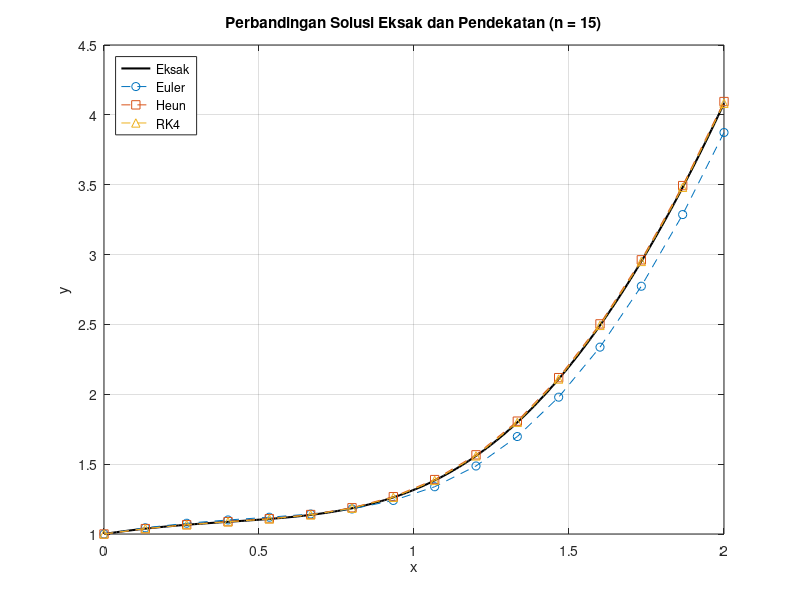

MATLAB code to generate this figure:
clc; clear; close all;

%% ===== DATA SOAL =====
% dy/dx = (4x^3 - 2x + 1)/(2 + y), y(0) = 1, cari y(2), n = 15
f      = @(x,y) (4*x.^3 - 2*x + 1) ./ (2 + y);
yeksak = @(x) -2 + sqrt(2*(x.^4 - x.^2 + x) + 9);   % solusi analitik

x0 = 0;  y0 = 1;  xn = 2;  n = 15;
h  = (xn - x0)/n;
y_eksak = yeksak(xn);

fprintf('h = %.6f\n', h);
fprintf('y(2) eksak = %.6f\n\n', y_eksak);

%% ===== METODE EULER =====
yE = zeros(1,n+1);  yE(1) = y0;
fprintf('===== METODE EULER =====\n');
fprintf('%-5s %-10s %-10s %-12s %-10s\n','i','xi','yi','f(xi,yi)','yi+1');
for i = 0:n-1
  x  = x0 + i*h;
  y  = yE(i+1);
  fi = f(x,y);
  yE(i+2) = y + h*fi;
  fprintf('%-5d %-10.6f %-10.6f %-12.6f %-10.6f\n', i, x, y, fi, yE(i+2));
end
y_euler = yE(end);

%% ===== METODE HEUN (RK-2) =====
yH = zeros(1,n+1);  yH(1) = y0;
fprintf('\n===== METODE HEUN (RK-2) =====\n');
fprintf('%-5s %-10s %-10s %-10s %-10s %-10s\n','i','xi','yi','k1','k2','yi+1');
for i = 0:n-1
  x  = x0 + i*h;
  y  = yH(i+1);
  k1 = f(x,y);
  k2 = f(x+h, y+h*k1);
  yH(i+2) = y + (h/2)*(k1+k2);
  fprintf('%-5d %-10.6f %-10.6f %-10.6f %-10.6f %-10.6f\n', i, x, y, k1, k2, yH(i+2));
end
y_heun = yH(end);

%% ===== METODE RUNGE-KUTTA ORDE-4 =====
yR = zeros(1,n+1);  yR(1) = y0;
fprintf('\n===== METODE RUNGE-KUTTA ORDE-4 =====\n');
fprintf('%-5s %-10s %-10s %-10s %-10s %-10s %-10s %-10s\n', ...
        'i','xi','yi','k1','k2','k3','k4','yi+1');
for i = 0:n-1
  x  = x0 + i*h;
  y  = yR(i+1);
  k1 = f(x,y);
  k2 = f(x+h/2, y+h*k1/2);
  k3 = f(x+h/2, y+h*k2/2);
  k4 = f(x+h,   y+h*k3);
  yR(i+2) = y + (h/6)*(k1 + 2*k2 + 2*k3 + k4);
  fprintf('%-5d %-10.6f %-10.6f %-10.6f %-10.6f %-10.6f %-10.6f %-10.6f\n', ...
          i, x, y, k1, k2, k3, k4, yR(i+2));
end
y_rk4 = yR(end);

%% ===== GALAT DAN PERBANDINGAN =====
hasil   = [y_euler y_heun y_rk4];
gal_abs = abs(y_eksak - hasil);
gal_rel = gal_abs ./ abs(y_eksak) * 100;
nama    = {'Euler','Heun','RK4'};

fprintf('\n===== PERBANDINGAN DAN GALAT (y(2)) =====\n');
fprintf('%-12s %-12s %-14s %-14s\n','Metode','y(2)','Galat Absolut','Galat Relatif (%%)');
fprintf('%-12s %-12.6f %-14s %-14s\n','Eksak',y_eksak,'-','-');
for j = 1:3
  fprintf('%-12s %-12.6f %-14.6f %-14.6f\n', nama{j}, hasil(j), gal_abs(j), gal_rel(j));
end

%% ===== GRAFIK PERBANDINGAN =====
xs = x0 + (0:n)*h;
xx = linspace(x0, xn, 200);
figure;
plot(xx, yeksak(xx), 'k-', 'LineWidth', 1.5); hold on;
plot(xs, yE, 'o--');
plot(xs, yH, 's--');
plot(xs, yR, '^--');
xlabel('x'); ylabel('y'); grid on;
legend('Eksak','Euler','Heun','RK4','Location','northwest');
title('Perbandingan Solusi Eksak dan Pendekatan (n = 15)');
